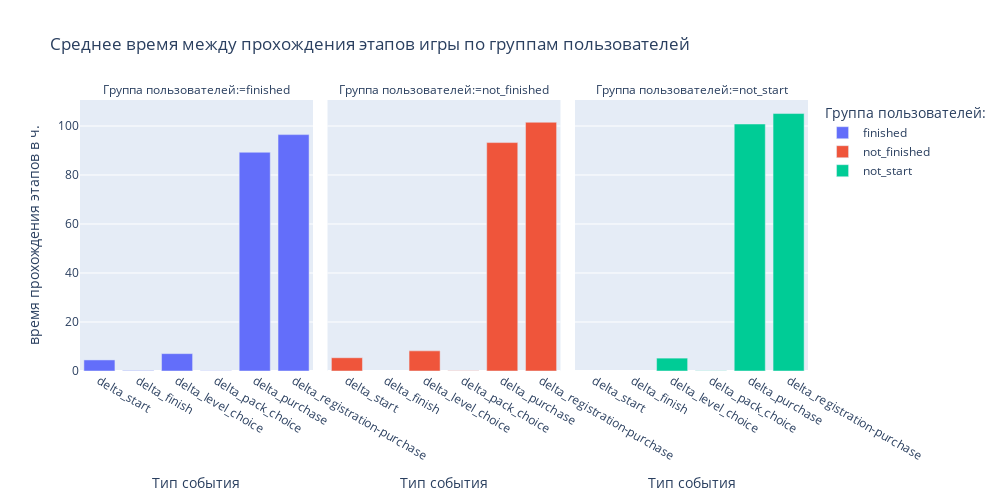

Source (notebook cell):
### Code cell
# Столбчатая диаграмм
fig_1 = px.bar(
    x= 'event_type',
    y= table_group.columns,
    color= table_group.index,
    facet_col=table_group.index,
    data_frame=table_group,
    orientation='v',
    labels = { "value" :  "время прохождения этапов в ч.", "event_type": "Тип события", "user_group": "Группа пользователей:"},
    height=500,
    width=1000,
    title="Среднее время между прохождения этапов игры по группам пользователей"
)
fig_1.show()

### Figure 1 — Plotly figure (JSON) as saved in the notebook; plotly's stock layout.template omitted (floating-point values rounded to 4 significant figures)
{"data": [{"hovertemplate": "Группа пользователей:=finished<br>Тип события=%{x}<br>время прохождения этапов в ч.=%{y}<extra></extra>", "legendgroup": "finished", "marker": {"color": "#636efa", "pattern": {"shape": ""}}, "name": "finished", "orientation": "v", "showlegend": true, "textposition": "auto", "type": "bar", "x": ["delta_start", "delta_finish", "delta_level_choice", "delta_pack_choice", "delta_purchase", "delta_registration-purchase"], "xaxis": "x", "y": [4.52, 0.2, 7.09, 0.09, 89.3, 96.5], "yaxis": "y"}, {"hovertemplate": "Группа пользователей:=not_finished<br>Тип события=%{x}<br>время прохождения этапов в ч.=%{y}<extra></extra>", "legendgroup": "not_finished", "marker": {"color": "#EF553B", "pattern": {"shape": ""}}, "name": "not_finished", "orientation": "v", "showlegend": true, "textposition": "auto", "type": "bar", "x": ["delta_start", "delta_finish", "delta_level_choice", "delta_pack_choice", "delta_purchase", "delta_registration-purchase"], "xaxis": "x2", "y": [5.42, NaN, 8.22, 0.08, 93.25, 101.5], "yaxis": "y2"}, {"hovertemplate": "Группа пользователей:=not_start<br>Тип события=%{x}<br>время прохождения этапов в ч.=%{y}<extra></extra>", "legendgroup": "not_start", "marker": {"color": "#00cc96", "pattern": {"shape": ""}}, "name": "not_start", "orientation": "v", "showlegend": true, "textposition": "auto", "type": "bar", "x": ["delta_start", "delta_finish", "delta_level_choice", "delta_pack_choice", "delta_purchase", "delta_registration-purchase"], "xaxis": "x3", "y": [NaN, NaN, 5.26, 0.09, 100.8, 105.1], "yaxis": "y3"}], "layout": {"annotations": [{"font": {}, "showarrow": false, "text": "Группа пользователей:=finished", "x": 0.16, "xanchor": "center", "xref": "paper", "y": 1, "yanchor": "bottom", "yref": "paper"}, {"font": {}, "showarrow": false, "text": "Группа пользователей:=not_finished", "x": 0.5, "xanchor": "center", "xref": "paper", "y": 1, "yanchor": "bottom", "yref": "paper"}, {"font": {}, "showarrow": false, "text": "Группа пользователей:=not_start", "x": 0.84, "xanchor": "center", "xref": "paper", "y": 1, "yanchor": "bottom", "yref": "paper"}], "barmode": "relative", "height": 500, "legend": {"title": {"text": "Группа пользователей:"}, "tracegroupgap": 0}, "title": {"text": "Среднее время между прохождения этапов игры по группам пользователей"}, "width": 1000, "xaxis": {"anchor": "y", "domain": [0, 0.32], "title": {"text": "Тип события"}}, "xaxis2": {"anchor": "y2", "domain": [0.34, 0.66], "matches": "x", "title": {"text": "Тип события"}}, "xaxis3": {"anchor": "y3", "domain": [0.68, 1.0], "matches": "x", "title": {"text": "Тип события"}}, "yaxis": {"anchor": "x", "domain": [0, 1], "title": {"text": "время прохождения этапов в ч."}}, "yaxis2": {"anchor": "x2", "domain": [0, 1], "matches": "y", "showticklabels": false}, "yaxis3": {"anchor": "x3", "domain": [0, 1], "matches": "y", "showticklabels": false}}}
